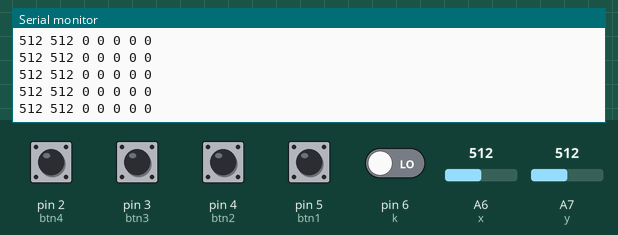
This sketch was run on a simulated Arduino Nano, built with avr-gcc and run on an emulated ATmega328P. Parts: the last lines printed to the serial monitor. Inputs (shaded band) come from the test bench; at power-on: pin 2 (btn4), pin 3 (btn3), pin 4 (btn2), pin 5 (btn1), pin 6 (k) LOW, A6 (x) = 512, A7 (y) = 512.

Above: at 1.2 s.
1.3 s: A6 (x) set to 1023
At 1.49 s:
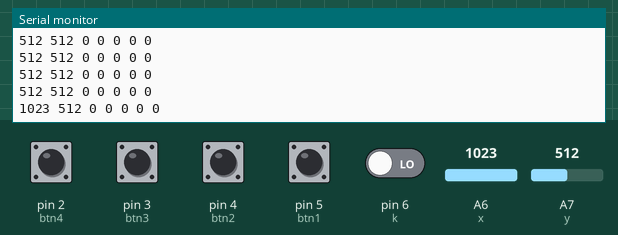
4.3 s: A7 (y) set to 716
At 4.36 s:
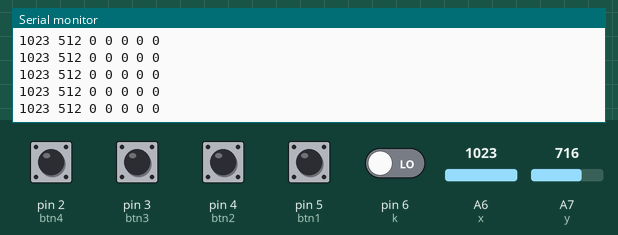
5.8 s: pin 2 (btn4) pulled HIGH for 0.15 s
At 6.02 s:
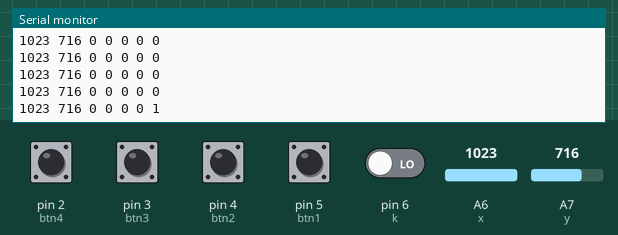
7.4 s: pin 3 (btn3) pulled HIGH for 0.15 s
At 7.68 s:
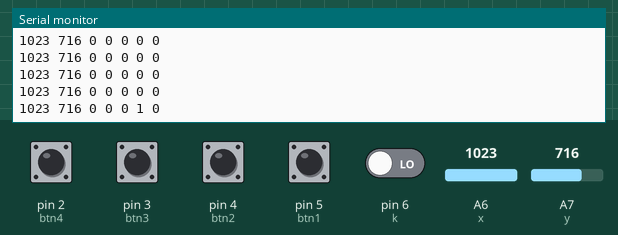
9.0 s: A7 (y) set to 1023
At 9.04 s:
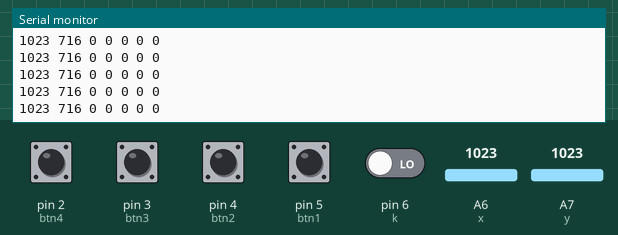
12.0 s: pin 4 (btn2) pulled HIGH for 0.15 s
At 12.21 s:
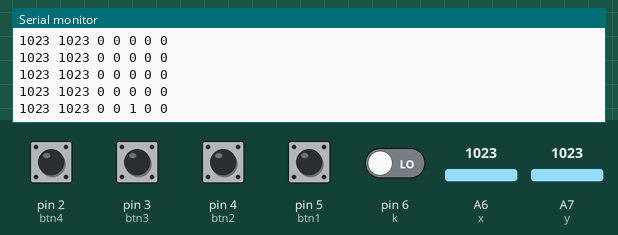
Timing chart, 0 to 14.6 s (numbered marks = the images above; inputs shaded):
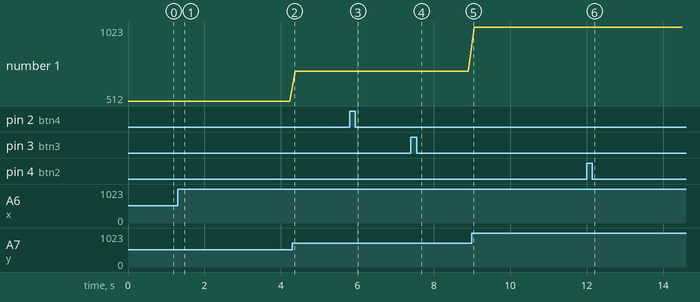

Measured:
- after the input at 1.3 s, the serial monitor: prints a new line after 0.06 s (image 1)
- after the input at 5.8 s, the serial monitor: prints a new line after 0.09 s (image 3)
- after the input at 7.4 s, the serial monitor: prints a new line after 0.15 s (image 4)
- after the input at 12.0 s, the serial monitor: prints a new line after 0.08 s (image 6)
- plotted number 1: 512 → 716 after the input at 4.3 s

The sketch:

joystick.ino
```cpp
#define x A6
#define y A7
#define k 6
#define btn1 5
#define btn2 4
#define btn3 3
#define btn4 2

void setup() {
  Serial.begin(9600);

  pinMode(x, INPUT);
  pinMode(y, INPUT);
  pinMode(k, INPUT);
  pinMode(btn1, INPUT);
  pinMode(btn2, INPUT);
  pinMode(btn3, INPUT);
  pinMode(btn4, INPUT);
}

void loop() {
  Serial.print(analogRead(x));
  Serial.print(" ");
  Serial.print(analogRead(y));
  Serial.print(" ");
  Serial.print(digitalRead(k));
  Serial.print(" ");
  Serial.print(digitalRead(btn1));
  Serial.print(" ");
  Serial.print(digitalRead(btn2));
  Serial.print(" ");
  Serial.print(digitalRead(btn3));
  Serial.print(" ");
  Serial.println(digitalRead(btn4));
  delay(150);
}
```
